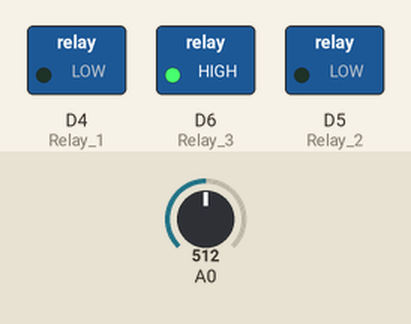
Recording of a sketch running on a simulated ESP8266 (NodeMCU). Parts: switched loads named in the sketch (green lamp = pin HIGH). Inputs (shaded band) come from the test bench; at power-on: A0 = 512. What the sketch prints to the serial monitor is not drawn.

Above: at 0.6 s.
At 2.4 s:
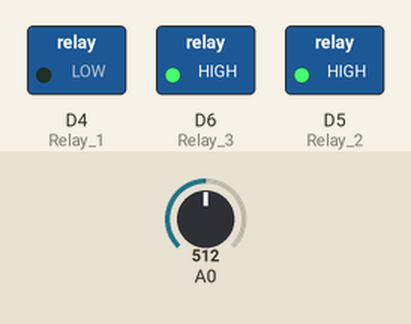
At 4.7 s:
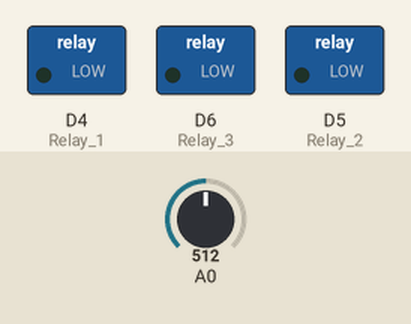
At 5.86 s:
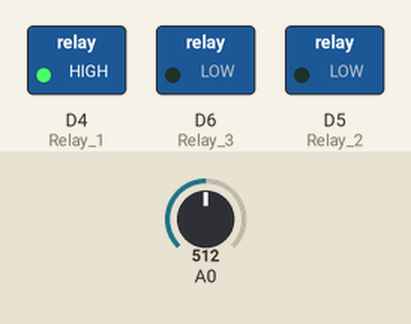
At 6.9 s:
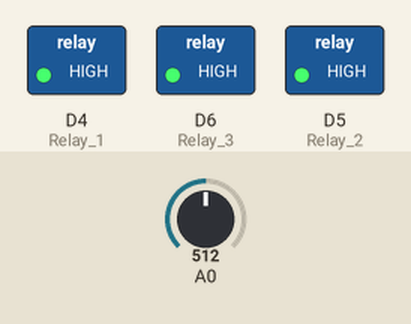
At 9.46 s:
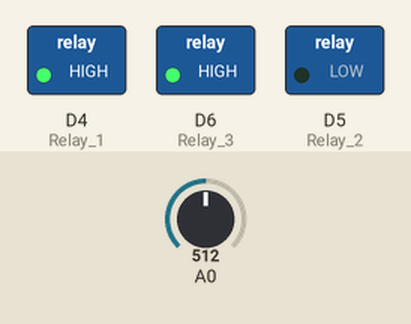
Timing chart, 0 to 10.7 s (numbered marks = the images above):
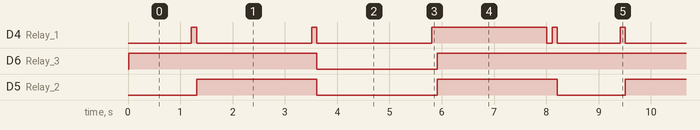

The sketch:

TEstparametor.ino
```cpp
#include "DHT.h"
#include "EmonLib.h"                   // Include Emon Library

//----------------------Pin_Read_DHT22-----------//
#define DHT1PIN D2
#define DHT2PIN D1
#define DHT1TYPE DHT22
#define DHT2TYPE DHT22

//----------------------Pin_contron--------------//
#define Relay_1 D4
#define Relay_2 D5
#define Relay_3 D6

//--------------------Seve_value_Analog---------------//
float Analog_V_Fan,GetAnalog_Voltage_Fan;
float Analog_I_Fan,GetAnalog_Current_Fan;
float Analog_I_Com;
unsigned int Noise_LV;
float Analog_Noise;


//--------------------Seve_value_Temp_Humidity_for_DHT22---------------//
float h1,t1,h2,t2;


DHT dht1(DHT1PIN, DHT1TYPE);
DHT dht2(DHT2PIN, DHT2TYPE);

//--------USE EmonLib For caculate current------//

//EnergyMonitor emon1;                   // Create an instance
//double Irms;

//-----------------Function_Set_for_Arduino-------//

void setup() {

  //-------------------------Using_Pin_Contron_and_LED_Status---------------//
  pinMode(Relay_1, OUTPUT);
  pinMode(Relay_2, OUTPUT);
  pinMode(Relay_3, OUTPUT);
  pinMode(BUILTIN_LED, OUTPUT);
  //------------------------------DHT22--------------------------//
  dht1.begin();
  dht2.begin();
/*emon1.current(A0,31.0303);             // Current: input pin, calibration.
 for(int Calibrate = 0 ; Calibrate<10; Calibrate++ )
 {
   Irms = emon1.calcIrms(1480);  // Calculate Irms only
  Serial.println(Irms);          // Irms
  delay(50);
 }
*/
  //--------------------Tell_Mornitor_--------------//
  Serial.begin(115200);
  delay(10);
  Serial.println();
  Serial.println();
  //---------------------Connet_Router--------------------//
}

//--------------------------------------------------------------------//

//----------------------------LED Status Working-------------------------------------------//
void Tell_Status_Work(){

  digitalWrite(BUILTIN_LED,LOW); delay(100);
  digitalWrite(BUILTIN_LED,HIGH); delay(100);
}
void Function_Work(){
//---------------------------------------------------------------------//
//***************************************************////----------------------- Function Number 1 ---------------------------

//**READ CT Current Sensor***//
  digitalWrite(Relay_1, LOW);
  digitalWrite(Relay_2, LOW);
  digitalWrite(Relay_3, HIGH);
  delay(100);
   // emon1.current(A0,30.0303);             // Current: input pin, calibration.
 /* for(int Calibrate = 0 ; Calibrate<5; Calibrate++ )
 {
   Irms = emon1.calcIrms(1480);  // Calculate Irms only
  Serial.println(Irms);          // Irms
  delay(10);
 }
  */Serial.print(" CT Read Value : ");
  Serial.print(analogRead(A0));
 // Irms = emon1.calcIrms(1480);  // Calculate Irms only
  Serial.print("\t");
 // Serial.print(" A = ");
 // Serial.println(Irms);          // Irms
  delay(1000);

  Tell_Status_Work();

//-----------------------------------------------------//
//***READ Voltage Fan***-//****************************//////--------------------- Function Number 2 ---------------------------

  digitalWrite(Relay_1, LOW);
  digitalWrite(Relay_2, HIGH);
  digitalWrite(Relay_3, HIGH);
  delay(100);
  Serial.print(" Voltage Value : ");

  Serial.print(analogRead(A0));
  //  Serial.print("\t");
 // GetAnalog_Voltage_Fan = analogRead(A0);
 // Serial.print(" Voltage :  ");
 // Serial.print(GetAnalog_Voltage_Fan/4.092);
  //Serial.println(" Volt ");
  //Analog_V_Fan = int(GetAnalog_Voltage_Fan/4.092);
  delay(2000);
  Tell_Status_Work();

//-----------------------------------------------------//
//*****READ ACS712 30A Current Sensor**///*******************///---------------------- Function Number 3 ---------------------------

  digitalWrite(Relay_1, LOW);
  digitalWrite(Relay_2, LOW);
  digitalWrite(Relay_3, LOW);
  delay(100);
  Serial.print(" Current Value : ");

  Serial.print(analogRead(A0));
 /* GetAnalog_Current_Fan = analogRead(A0);
   Serial.print("\t");
  Serial.print(" Current :  ");
  Serial.print((GetAnalog_Current_Fan*0.0264193)-13);
  Serial.println(" A ");
 */ Analog_I_Fan = int((GetAnalog_Current_Fan*0.0264193)-13);
  delay(2000);
  Tell_Status_Work();

  //-----------------------------------------------///
  //*****READ Condacer MIC****//*//****************************////--------------------- Function Number 4 ---------------------------

  digitalWrite(Relay_1, HIGH);
  digitalWrite(Relay_2, HIGH);
  digitalWrite(Relay_3, HIGH);
  delay(100);
  // Serial.print(analogRead(A0));
   Analog_Noise = analogRead(A0);
   Serial.print(" Noise Value : ");
   Serial.print(Analog_Noise);
 /*  Serial.print("\t");
     if(Analog_Noise>=600) Noise_LV = 3;
     else if(Analog_Noise<600 && Analog_Noise>300) Noise_LV = 2;
     else if(Analog_Noise<=300 && Analog_Noise>0) Noise_LV = 1;
     else if(Analog_Noise = 0)  Noise_LV = 0;
  Serial.print(" Noise Level : ");
 */ Serial.println(Noise_LV);
  delay(2000);
  Tell_Status_Work();

}
//--------------------------Function_Read_value_voltagt_Fan------------//


void Read_Temp_Humidity_DHT22(){

 h1 = dht1.readHumidity();
 t1 = dht1.readTemperature();
 h2 = dht2.readHumidity();
 t2 = dht2.readTemperature();
 Serial.print(" T1 = ");
 Serial.print(t1);
 Serial.print(" H1 = ");
 Serial.println(h1);
 Serial.print(" T2 = ");
 Serial.print(t2);
 Serial.print(" H2 = ");
 Serial.println(h2);
 delay(500);
 Tell_Status_Work();
}


//--------------------------------Function_upload_Thingspeak------------------//


//--------------------------------Function_work_for_Arduino--------------//
void loop() {

  //Tell_Status_Work();
  //Read_Temp_Humidity_DHT22();
  Function_Work();

}
```

Measured:
- by itself, D4 (Relay_1): repeats every 8.2 s: LOW 2.2 s, HIGH 0.10 s, LOW 2.2 s, HIGH 2.2 s, LOW 0.10 s, HIGH 0.10 s, LOW 1.2 s, HIGH 0.10 s
- by itself, D6 (Relay_3): repeats every 8.2 s: LOW 2.3 s, HIGH 5.9 s
- by itself, D5 (Relay_2): repeats every 8.2 s: LOW 2.3 s, HIGH 2.3 s, LOW 1.3 s, HIGH 2.3 s
